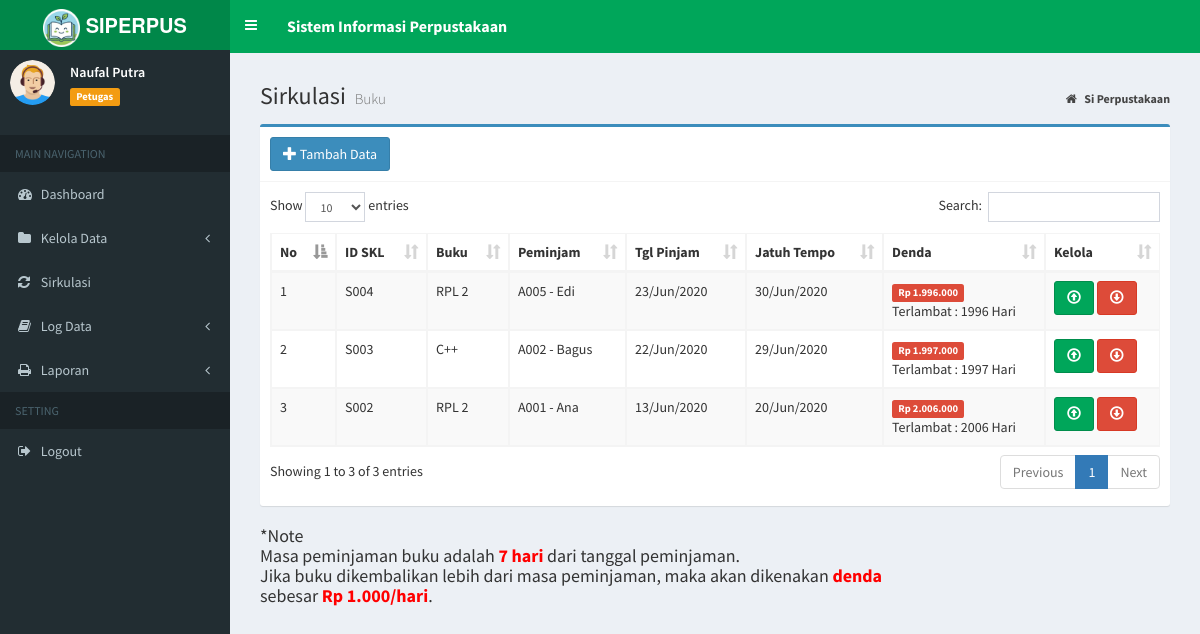
The app's page /index.php?page=data_sirkul (signed in), older data.
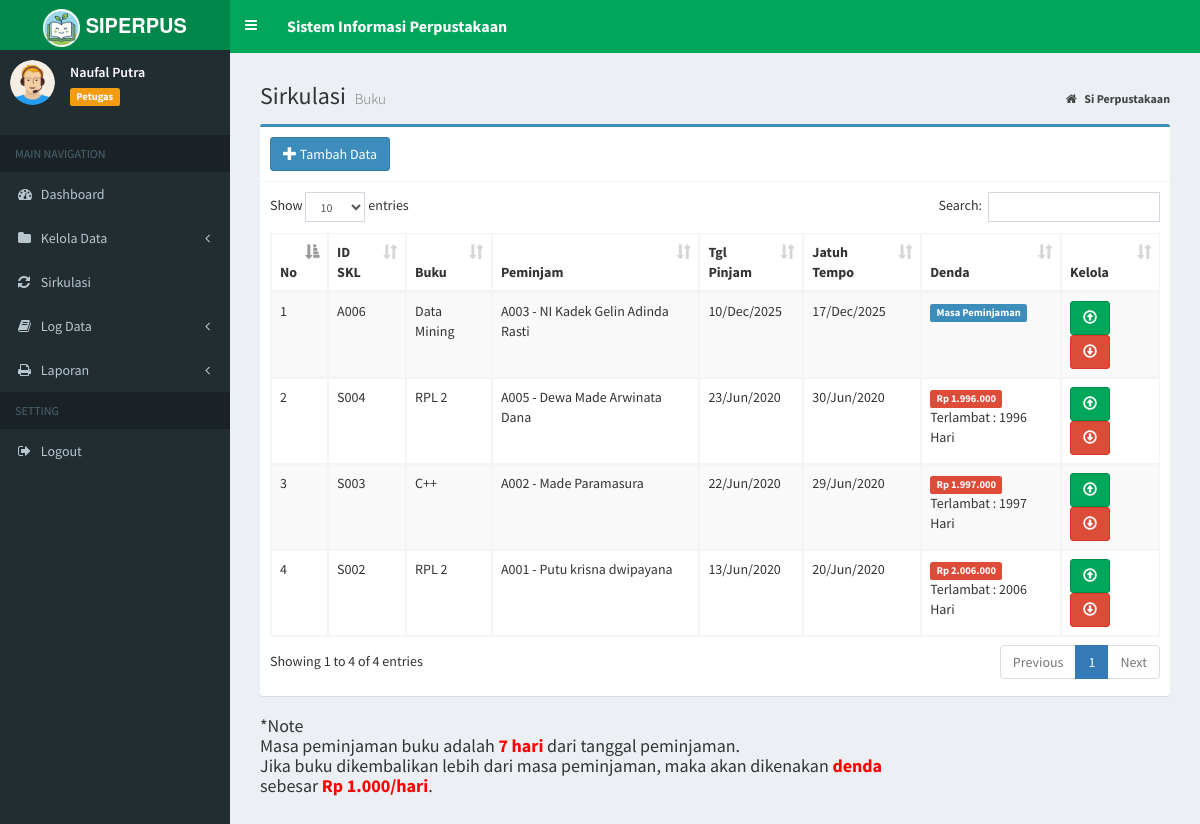
The same page, newer data.
### tables this page shows
CREATE TABLE `tb_sirkulasi` (
  `id_sk` varchar(20) NOT NULL,
  `id_buku` varchar(10) NOT NULL,
  `id_anggota` varchar(10) NOT NULL,
  `tgl_pinjam` date NOT NULL,
  `tgl_kembali` date NOT NULL,
  `status` enum('PIN','KEM') NOT NULL,
  `tgl_dikembalikan` date DEFAULT NULL,
  PRIMARY KEY (`id_sk`),
  KEY `id_buku` (`id_buku`),
  KEY `id_anggota` (`id_anggota`),
  CONSTRAINT `tb_sirkulasi_ibfk_1` FOREIGN KEY (`id_buku`) REFERENCES `tb_buku` (`id_buku`) ON DELETE CASCADE ON UPDATE CASCADE,
  CONSTRAINT `tb_sirkulasi_ibfk_2` FOREIGN KEY (`id_anggota`) REFERENCES `tb_anggota` (`id_anggota`) ON DELETE CASCADE ON UPDATE CASCADE
);

CREATE TABLE `tb_buku` (
  `id_buku` varchar(10) NOT NULL,
  `judul_buku` varchar(500) NOT NULL,
  `pengarang` varchar(100) NOT NULL,
  `penerbit` varchar(100) NOT NULL,
  `th_terbit` year NOT NULL,
  PRIMARY KEY (`id_buku`)
);

CREATE TABLE `tb_anggota` (
  `id_anggota` varchar(10) NOT NULL,
  `nama` varchar(100) DEFAULT NULL,
  `jekel` enum('Laki-laki','Perempuan') NOT NULL,
  `jurusan` varchar(50) NOT NULL,
  `no_hp` varchar(15) NOT NULL,
  PRIMARY KEY (`id_anggota`)
);

### admin/sirkul/data_sirkul.php (the view)
<section class="content-header">
    <h1>
        Sirkulasi
        <small>Buku</small>
    </h1>
    <ol class="breadcrumb">
        <li>
            <a href="index.php">
                <i class="fa fa-home"></i>
                <b>Si Perpustakaan</b>
            </a>
        </li>
    </ol>
</section>
<section class="content">
    <div class="box box-primary">
        <div class="box-header with-border">
            <a href="?page=add_sirkul" title="Tambah Data" class="btn btn-primary">
                <i class="glyphicon glyphicon-plus"></i> Tambah Data</a>
        </div>
        <div class="box-body">
            <div class="table-responsive">
                <table id="example1" class="table table-bordered table-striped">
                    <thead>
                        <tr>
                            <th>No</th>
                            <th>ID SKL</th>
                            <th>Buku</th>
                            <th>Peminjam</th>
                            <th>Tgl Pinjam</th>
                            <th>Jatuh Tempo</th>
                            <th>Denda</th>
                            <th>Kelola</th>
                        </tr>
                    </thead>
                    <tbody>
                        <?php
                        $no = 1;
                        $sql = $koneksi->query("SELECT s.id_sk, b.judul_buku,
                  a.id_anggota,
                  a.nama,
                  s.tgl_pinjam,
                  s.tgl_kembali
                  from tb_sirkulasi s inner join tb_buku b on s.id_buku=b.id_buku
                  inner join tb_anggota a on s.id_anggota=a.id_anggota where status='PIN' order by tgl_pinjam desc");
                        while ($data = $sql->fetch_assoc()) {
                        ?>
                            <tr>
                                <td>
                                    <?php echo $no++; ?>
                                </td>
                                <td>
                                    <?php echo $data['id_sk']; ?>
                                </td>
                                <td>
                                    <?php echo $data['judul_buku']; ?>
                                </td>
                                <td>
                                    <?php echo $data['id_anggota']; ?>
                                    -
                                    <?php echo $data['nama']; ?>
                                </td>
                                <td>
                                    <?php $tgl = $data['tgl_pinjam'];
                                    echo date("d/M/Y", strtotime($tgl)) ?>
                                </td>
                                <td>
                                    <?php $tgl = $data['tgl_kembali'];
                                    echo date("d/M/Y", strtotime($tgl)) ?>
                                </td>
                                <?php
                                $u_denda = 1000;
                                $tgl1 = date("Y-m-d");
                                $tgl2 = $data['tgl_kembali'];
                                $pecah1 = explode("-", $tgl1);
                                $date1 = $pecah1[2];
                                $month1 = $pecah1[1];
                                $year1 = $pecah1[0];
                                $pecah2 = explode("-", $tgl2);
                                $date2 = $pecah2[2];
                                $month2 = $pecah2[1];
                                $year2 =  $pecah2[0];
                                $jd1 = GregorianToJD($month1, $date1, $year1);
                                $jd2 = GregorianToJD($month2, $date2, $year2);
                                $selisih = $jd1 - $jd2;
                                $denda = $selisih * $u_denda;
                                ?>
                                <td>
                                    <?php if ($selisih <= 0) { ?>
                                        <span class="label label-primary">Masa Peminjaman</span>
                                    <?php } elseif ($selisih > 0) { ?>
                                        <span class="label label-danger">
                                            Rp <?= number_format($denda, 0, ',', '.') ?>
                                        </span>
                                        <br> Terlambat :
                                        <?= $selisih ?>
                                        Hari
                                </td>
                            <?php } ?>
                            <td>
                                <a href="?page=panjang&kode=<?php echo $data['id_sk']; ?>" onclick="return confirm('Perpanjang Data Ini ?')" title="Perpanjang" class="btn btn-success">
                                    <i class="glyphicon glyphicon-upload"></i>
                                </a>
                                <a href="?page=kembali&kode=<?php echo $data['id_sk']; ?>" onclick="return confirm('Kembalikan Buku Ini ?')" title="Kembalikan" class="btn btn-danger">
                                    <i class="glyphicon glyphicon-download"></i>
                                </a>
                            </td>
                            </tr>
                        <?php
                        }
                        ?>
                    </tbody>
                </table>
            </div>
        </div>
    </div>
    <h4> *Note
        <br> Masa peminjaman buku adalah <span style="color:red; font-weight:bold;">7 hari</span> dari tanggal peminjaman.
        <br> Jika buku dikembalikan lebih dari masa peminjaman, maka akan dikenakan <span style="color:red; font-weight:bold;">denda</span>
        <br> sebesar <span style="color:red; font-weight:bold;">Rp 1.000/hari</span>.
    </h4>
</section>

### index.php (shortened to what this page needs)
<?php
if (isset($_SESSION["ses_username"]) == "") {
	header("location: login.php");
} else {
	$data_nama = $_SESSION["ses_nama"];
	$data_level = $_SESSION["ses_level"];
}
include "inc/koneksi.php";
?>
<!DOCTYPE html>
<html>
<head>
	<link rel="stylesheet" href="bootstrap/css/bootstrap.min.css">
	<link rel="stylesheet" href="https://cdnjs.cloudflare.com/ajax/libs/font-awesome/4.5.0/css/font-awesome.min.css">
	<link rel="stylesheet" href="https://cdnjs.cloudflare.com/ajax/libs/ionicons/2.0.1/css/ionicons.min.css">
	<link rel="stylesheet" href="plugins/datatables/dataTables.bootstrap.css">
	<link rel="stylesheet" href="plugins/select2/select2.min.css">
	<link rel="stylesheet" href="dist/css/AdminLTE.min.css">
	<link rel="stylesheet" href="dist/css/skins/_all-skins.min.css">
</head>
<body class="hold-transition skin-green sidebar-mini">
	<div class="wrapper">
		<header class="main-header">
			<a href="index.php" class="logo">
				<span class="logo-lg">
					<img src="dist/img/logo-doang.png" width="37px">
					<b>SIPERPUS</b>
				</span>
			</a>
			<nav class="navbar navbar-static-top">
    <a href="#" class="sidebar-toggle" data-toggle="offcanvas" role="button">
    </a>
    <div style="float: left; padding: 15px 15px; color: white; font-size: 16px;">
        <b>Sistem Informasi Perpustakaan</b>
    </div>
</nav>
		</header>
		<aside class="main-sidebar">
			<section class="sidebar">
				</<b>
				<div class="user-panel">
					<div class="pull-left image">
						<img src="dist/img/avatar.png" class="img-circle" alt="User Image">
					</div>
					<div class="pull-left info">
						<p>
							<?php echo $data_nama; ?>
						</p>
						<span class="label label-warning">
							<?php echo $data_level; ?>
						</span>
					</div>
				</div>
				<ul class="sidebar-menu">
					<li class="header">MAIN NAVIGATION</li>
					<?php
					if ($data_level == "Administrator") {
					?>
						<li class="treeview">
							<a href="?page=admin">
								<i class="fa fa-dashboard"></i>
								<span>Dashboard</span>
								<span class="pull-right-container">
								</span>
							</a>
						</li>
						<li class="treeview">
							<a href="#">
								<i class="fa fa-folder"></i>
								<span>Kelola Data</span>
								<span class="pull-right-container">
									<i class="fa fa-angle-left pull-right"></i>
								</span>
							</a>
							<ul class="treeview-menu">
								<li>
									<a href="?page=MyApp/data_buku">
										<i class="fa fa-book"></i>Data Buku</a>
								</li>
								<li>
									<a href="?page=MyApp/data_agt">
										<i class="fa fa-users"></i>Data Anggota</a>
								</li>
							</ul>
						</li>
						<li class="treeview">
							<a href="?page=data_sirkul">
								<i class="fa fa-refresh"></i>
								<span>Sirkulasi</span>
								<span class="pull-right-container">
								</span>
							</a>
						</li>
						<li class="treeview">
							<a href="#">
								<i class="fa fa-book"></i>
								<span>Log Data</span>
								<span class="pull-right-container">
									<i class="fa fa-angle-left pull-right"></i>
								</span>
							</a>
							<ul class="treeview-menu">
								<li>
									<a href="?page=log_pinjam">
										<i class="fa fa-arrow-circle-o-down"></i>Peminjaman</a>
								</li>
								<li>
									<a href="?page=log_kembali">
										<i class="fa fa-arrow-circle-o-up"></i>Pengembalian</a>
								</li>
							</ul>
						</li>
						<li class="treeview">
							<a href="#">
								<i class="fa fa-print"></i>
								<span>Laporan</span>
								<span class="pull-right-container">
									<i class="fa fa-angle-left pull-right"></i>
								</span>
							</a>
							<ul class="treeview-menu">
								<li>
									<a href="?page=laporan_sirkulasi">
										<i class="fa fa-file"></i>Laporan Sirkulasi</a>
								</li>
							</ul>
						</li>
						<li class="header">SETTING</li>
						<li class="treeview">
							<a href="?page=MyApp/data_pengguna">
								<i class="fa fa-user"></i>
								<span>Pengguna Sistem</span>
								<span class="pull-right-container">
								</span>
							</a>
						</li>
					<?php
					} elseif ($data_level == "Petugas") {
					?>
						<li class="treeview">
							<a href="?page=petugas">
								<i class="fa fa-dashboard"></i>
								<span>Dashboard</span>
							</a>
						</li>
						<li class="treeview">
							<a href="#">
								<i class="fa fa-folder"></i>
								<span>Kelola Data</span>
								<span class="pull-right-container">
									<i class="fa fa-angle-left pull-right"></i>
								</span>
							</a>
						</li>
						<li class="treeview">
							<a href="?page=data_sirkul">
								<i class="fa fa-refresh"></i>
								<span>Sirkulasi</span>
							</a>
						</li>
						<li class="treeview">
							<a href="#">
								<i class="fa fa-book"></i>
								<span>Log Data</span>
								<span class="pull-right-container">
									<i class="fa fa-angle-left pull-right"></i>
								</span>
							</a>
						</li>
						<li class="treeview">
							<a href="#">
								<i class="fa fa-print"></i>
								<span>Laporan</span>
								<span class="pull-right-container">
									<i class="fa fa-angle-left pull-right"></i>
								</span>
							</a>
						</li>
						<li class="header">SETTING</li>
					<?php
					}
					?>
					<li>
						<a href="logout.php" onclick="return confirm('Anda yakin keluar dari aplikasi ?')">
							<i class="fa fa-sign-out"></i>
							<span>Logout</span>
						</a>
					</li>
			</section>
		</aside>
		<div class="content-wrapper">
			<section class="content">
				<?php
				if (isset($_GET['page'])) {
					$hal = $_GET['page'];
					switch ($hal) {
						case 'data_sirkul':
							include "admin/sirkul/data_sirkul.php";
							break;
					}
				} else {
					if ($data_level == "Administrator") {
						include "home/admin.php";
					} elseif ($data_level == "Petugas") {
						include "home/petugas.php";
					}
				}
				?>
			</section>
		</div>
</body>
</html>

Row changes from the older to the newer data that the page shows:
added tb_sirkulasi: id_sk "A006", id_buku.judul_buku "Data Mining", id_anggota.id_anggota "A003", id_anggota.nama "NI Kadek Gelin Adinda Rasti", tgl_pinjam "10/Dec/2025", tgl_kembali "17/Dec/2025", shows "Masa Peminjaman"
changed through a linked row, tb_sirkulasi "S004": id_anggota.nama "Edi" → "Dewa Made Arwinata Dana"
changed through a linked row, tb_sirkulasi "S003": id_anggota.nama "Bagus" → "Made Paramasura"
changed through a linked row, tb_sirkulasi "S002": id_anggota.nama "Ana" → "Putu krisna dwipayana"
Text that changed along with them:
text written by a page script: "Show entries Search: Showing 1 to 3 of 3 entries Previous 1 Next" → "Show entries Search: Showing 1 to 4 of 4 entries Previous 1 Next"
